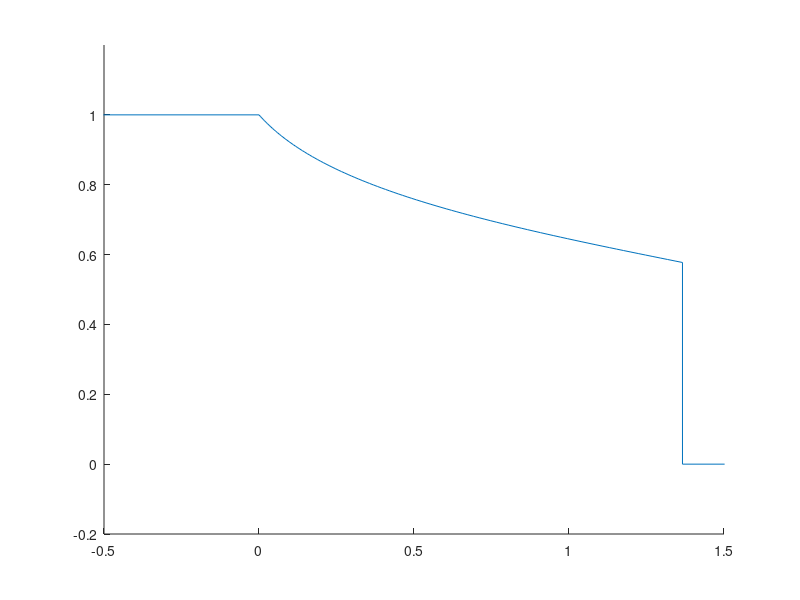

The MATLAB script that drew this image:
axis([-0.5 1.5 -0.2 1.2])
hold on
a = 0.5;
qleft = 1;
qright = 0;
qs = sqrt(a/(1+a));
fs = qs^2 / (qs^2 + a*(1-qs)^2);
s1 = fs/qs;  % shock speed
t=1 ;
qrare = linspace(1,qs,100);
srare = 2*a*qrare.*(1-qrare) ./ ((qrare.^2 + a*(1-qrare).^2).^2);
xrare = t*srare;
xt1 = [-1 0 xrare s1*t 3];
qt1 = [qleft qleft qrare qright qright];
hline = plot(xt1,qt1);
%set(hline,'LineWidth',2);

hold off

